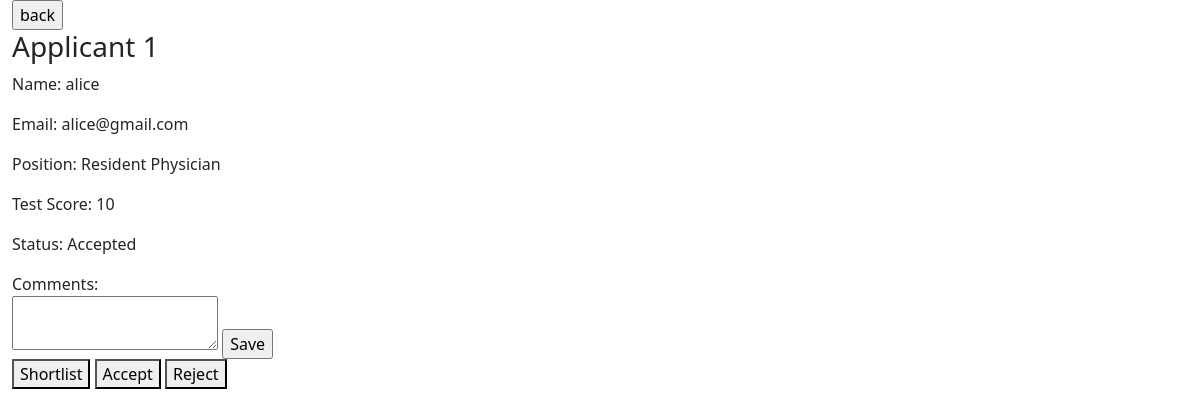
/id1, run on the app's committed database.
### models.py (models this page shows)
class Applicants(db.Model):
    id = db.Column(db.Integer, primary_key=True)    #unique ID
    name = db.Column(db.String(100), nullable=False)
    email = db.Column(db.String(100), nullable=False)
    job = db.Column(db.String(100), nullable=False)
    score = db.Column(db.Integer)
    status = db.Column(db.String)
    comments = db.Column(db.String)

### app.py (the view, shortened to what this page needs)
@app.route("/id<int:appid>", methods=["GET", "POST"])
def applicant(appid):
    applicant = Applicants.query.filter_by(id=appid).first()
    if appid == applicant.id:
        return render_template("applicant.html", applicant=applicant)
    else:
        return "invalid id"

### templates/applicant.html (shortened to what this page needs)
{% extends "base.html" %}
{% block body %}
    <form action="/applicants" method="get">
        <input type="submit" value="back">
    </form>
    <h3>Applicant {{ applicant.id }}</h3>
    <p>Name: {{ applicant.name }}</p>
    <p>Email: {{ applicant.email }}</p>
    <p>Position: {{ applicant.job }}</p>
    <p>Test Score: {{ applicant.score }}</p>
    <p>Status: {{ applicant.status }}</p>
    Comments:
    <form method="post">
        <textarea name="comments">{{ applicant.comments }}</textarea>
        <input type="submit" value="Save">
        <p>
            <button type="submit" name="status" value="Shortlisted">Shortlist</button>
            <button type="submit" name="status" value="Accepted">Accept</button>
            <button type="submit" name="status" value="Rejected">Reject</button>
        </p>
    </form>
{% endblock %}

### data on the page
Applicants: id "1", name "alice", email "alice@gmail.com", job "Resident Physician", score "10", status "Accepted"
